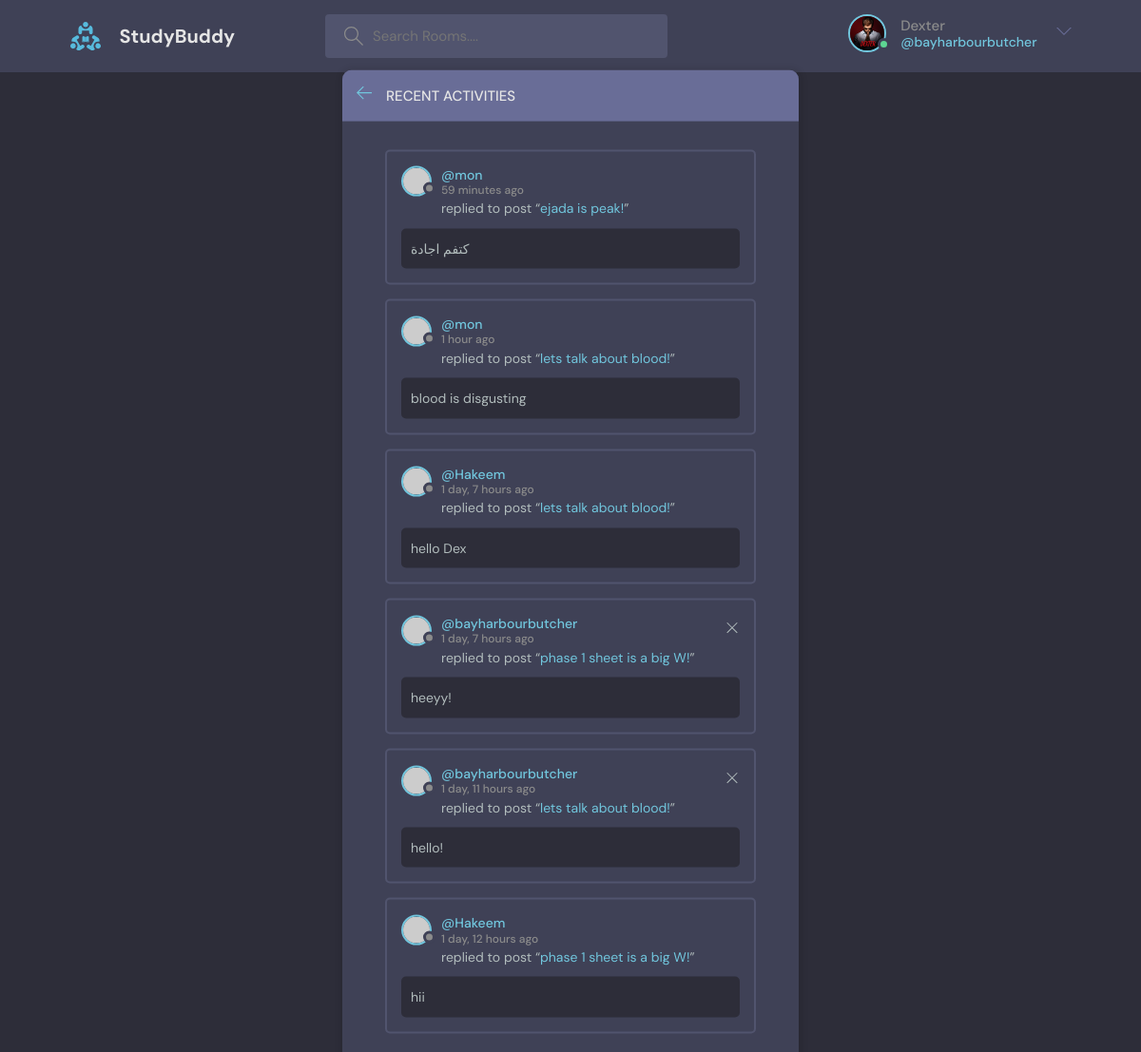
The page /activity/ (signed in) on the database its author committed.
### base/models.py (models this page shows, shortened)
class User(AbstractUser):
    name = models.CharField(max_length=200, null=True)
    email = models.EmailField(unique=True, null=True)
    bio = models.TextField(null=True)
    avatar = models.ImageField(null=True, default="avatar.svg")
    username = models.CharField(max_length=200, unique=True)
    USERNAME_FIELD = 'email'
    REQUIRED_FIELDS = []

class Message(models.Model):
    user = models.ForeignKey(User, on_delete=models.CASCADE)
    room = models.ForeignKey(Room, on_delete=models.CASCADE)
    body = models.TextField()
    updated = models.DateTimeField(auto_now=True)
    created = models.DateTimeField(auto_now_add=True)
    class Meta:
        ordering = ['-updated', '-created']

class Room(models.Model):
    host = models.ForeignKey(User, on_delete=models.SET_NULL, null=True)
    topic = models.ForeignKey(Topic, on_delete = models.SET_NULL, null = True)
    name = models.CharField(max_length=200)
    description = models.TextField(null = True, blank = True)
    participants = models.ManyToManyField(User, related_name='participants', blank=True)
    updated = models.DateTimeField(auto_now=True)
    created = models.DateTimeField(auto_now_add=True)
    class Meta:
        ordering = ['-updated', '-created']
    def __str__(self):
        return self.name

### base/views.py (the view)
# urls.py: path('activity/', views.activityPage, name = "activity"),
def activityPage(request):
    room_messages = Message.objects.all().order_by('-created')
    context = {'room_messages': room_messages}
    return render(request, 'base/activity.html', context)

### base/templates/base/activity.html
{% extends 'main.html' %}
{% block content %}
    <main class="layout">
      <div class="container">
        <div class="layout__box">
          <div class="layout__boxHeader">
            <div class="layout__boxTitle">
              <a href="{% url 'home' %}">
                <svg version="1.1" xmlns="http://www.w3.org/2000/svg" width="32" height="32" viewBox="0 0 32 32">
                  <title>arrow-left</title>
                  <path
                    d="M13.723 2.286l-13.723 13.714 13.719 13.714 1.616-1.611-10.96-10.96h27.625v-2.286h-27.625l10.965-10.965-1.616-1.607z"
                  ></path>
                </svg>
              </a>
              <h3>Recent Activities</h3>
            </div>
          </div>
          <div class="activities-page layout__body">
            {% for message in room_messages %}
            <div class="activities__box">
              <div class="activities__boxHeader roomListRoom__header">
                <a href="{% url 'user-profile' message.user.id %}" class="roomListRoom__author">
                  <div class="avatar avatar--small">
                    <img src="https://randomuser.me/api/portraits/women/11.jpg" />
                  </div>
                  <p>
                    @{{message.user.username}}
                    <span>{{message.created|timesince}} ago</span>
                  </p>
                </a>
                {% if request.user == message.user %}
                <div class="roomListRoom__actions">
                  <a href="{% url 'delete-message' message.id %}">
                    <svg version="1.1" xmlns="http://www.w3.org/2000/svg" width="32" height="32" viewBox="0 0 32 32">
                      <title>remove</title>
                      <path
                        d="M27.314 6.019l-1.333-1.333-9.98 9.981-9.981-9.981-1.333 1.333 9.981 9.981-9.981 9.98 1.333 1.333 9.981-9.98 9.98 9.98 1.333-1.333-9.98-9.98 9.98-9.981z"
                      ></path>
                    </svg>
                  </a>
                </div>
                {% endif %}
              </div>
              <div class="activities__boxContent">
                <p>replied to post “<a href="/">{{message.room}}!</a>”</p>
                <div class="activities__boxRoomContent">
                  {{message.body|slice:":100"}}{% if message.body|length > 30 %}...{% endif %}
                </div>
              </div>
            </div>
            {% empty %}
              <p>No recent activities</p>
            {% endfor %}
          </div>
        </div>
      </div>
    </main>
{% endblock %}

### templates/navbar.html (shortened to what this page needs)
{% load static %}
<header class="header header--loggedIn">
      <div class="container">
        <a href="{% url 'home' %}" class="header__logo">
          <img src="{% static 'images/logo.svg' %}" />
          <h1>StudyBuddy</h1>
        </a>
        <form class="header__search" method = "GET" action="{% url 'home' %}">
          <label>
            <input type="text" placeholder="Search Rooms...." name="q" />
          </label>
        </form>
        <nav class="header__menu">
        {% if request.user.is_authenticated %}
          <div class="header__user">
            <a href="{% url 'user-profile' request.user.id %}">
              <div class="avatar avatar--medium active">
                <img src="{{request.user.avatar.url}}" />
              </div>
              <p>{{request.user.name}} <span>@{{request.user.username}}</span></p>
            </a>
            <button class="dropdown-button">
              <svg version="1.1" xmlns="http://www.w3.org/2000/svg" width="32" height="32" viewBox="0 0 32 32">
                <title>chevron-down</title>
                <path d="M16 21l-13-13h-3l16 16 16-16h-3l-13 13z"></path>
              </svg>
            </button>
          </div>
          {% else %}
        <a href="{% url 'Login' %}">
            <img src="{% static 'images/avatar.svg' %}" />
            <p>Login</p>
        </a>
        {% endif %}
        </nav>
      </div>
    </header>

### rows shown on the page
User: user.avatar (picture), user.name "Dexter", user.username "bayharbourbutcher"
Message: user.username "mon", created "59 minutes", room "ejada is peak", body "كتفم اجادة"
Message: user.username "mon", created "1 hour", room "lets talk about blood", body "blood is disgusting"
Message: user.username "Hakeem", created "1 day, 7 hours", room "lets talk about blood", body "hello Dex"
Message: user.username "bayharbourbutcher", created "1 day, 7 hours", room "phase 1 sheet is a big W", body "heeyy!"
Message: user.username "bayharbourbutcher", created "1 day, 11 hours", room "lets talk about blood", body "hello!"
Message: user.username "Hakeem", created "1 day, 12 hours", room "phase 1 sheet is a big W", body "hii"
